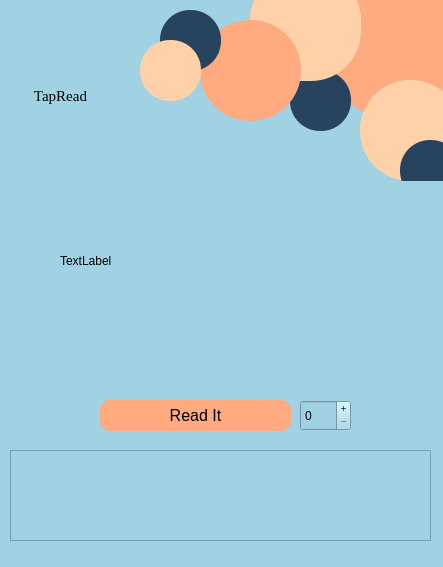
<?xml version="1.0" encoding="UTF-8"?>
<ui version="4.0">
 <class>MainWindow</class>
 <widget class="QMainWindow" name="MainWindow">
  <property name="geometry">
   <rect>
    <x>0</x>
    <y>0</y>
    <width>443</width>
    <height>567</height>
   </rect>
  </property>
  <property name="windowTitle">
   <string>MainWindow</string>
  </property>
  <property name="layoutDirection">
   <enum>Qt::LeftToRight</enum>
  </property>
  <property name="styleSheet">
   <string notr="true">background-color: rgb(160, 210, 227);
</string>
  </property>
  <widget class="QWidget" name="centralwidget">
   <widget class="QPushButton" name="pushButton_ReadIt">
    <property name="geometry">
     <rect>
      <x>100</x>
      <y>400</y>
      <width>191</width>
      <height>31</height>
     </rect>
    </property>
    <property name="font">
     <font>
      <pointsize>12</pointsize>
     </font>
    </property>
    <property name="styleSheet">
     <string notr="true">background-color: rgb(255, 170, 127);
border-radius: 10px;
border-width: 5px;</string>
    </property>
    <property name="text">
     <string>Read It</string>
    </property>
   </widget>
   <widget class="QLabel" name="label">
    <property name="geometry">
     <rect>
      <x>-10</x>
      <y>80</y>
      <width>141</width>
      <height>31</height>
     </rect>
    </property>
    <property name="font">
     <font>
      <family>Georgia</family>
      <pointsize>11</pointsize>
     </font>
    </property>
    <property name="text">
     <string>TapRead</string>
    </property>
    <property name="alignment">
     <set>Qt::AlignCenter</set>
    </property>
   </widget>
   <widget class="QFrame" name="frame_4">
    <property name="geometry">
     <rect>
      <x>320</x>
      <y>-40</y>
      <width>171</width>
      <height>161</height>
     </rect>
    </property>
    <property name="styleSheet">
     <string notr="true">QFrame{
	border-radius: 80px;
	background-color: rgb(255, 170, 127);
}</string>
    </property>
    <property name="frameShape">
     <enum>QFrame::StyledPanel</enum>
    </property>
    <property name="frameShadow">
     <enum>QFrame::Raised</enum>
    </property>
   </widget>
   <widget class="QLabel" name="label_3">
    <property name="geometry">
     <rect>
      <x>60</x>
      <y>140</y>
      <width>321</width>
      <height>241</height>
     </rect>
    </property>
    <property name="styleSheet">
     <string notr="true"/>
    </property>
    <property name="text">
     <string>TextLabel</string>
    </property>
    <property name="scaledContents">
     <bool>true</bool>
    </property>
   </widget>
   <widget class="QLabel" name="label_4">
    <property name="geometry">
     <rect>
      <x>20</x>
      <y>460</y>
      <width>401</width>
      <height>51</height>
     </rect>
    </property>
    <property name="styleSheet">
     <string notr="true">border-color: rgb(255, 170, 127);</string>
    </property>
    <property name="text">
     <string/>
    </property>
   </widget>
   <widget class="QFrame" name="frame">
    <property name="geometry">
     <rect>
      <x>290</x>
      <y>70</y>
      <width>61</width>
      <height>61</height>
     </rect>
    </property>
    <property name="styleSheet">
     <string notr="true">QFrame{
	border-radius: 30px;
	background-color: rgb(39, 67, 94);
}
</string>
    </property>
    <property name="frameShape">
     <enum>QFrame::StyledPanel</enum>
    </property>
    <property name="frameShadow">
     <enum>QFrame::Raised</enum>
    </property>
   </widget>
   <widget class="QFrame" name="circularBG2">
    <property name="geometry">
     <rect>
      <x>360</x>
      <y>80</y>
      <width>101</width>
      <height>101</height>
     </rect>
    </property>
    <property name="styleSheet">
     <string notr="true">QFrame{
	border-radius: 50px;
	background-color: rgb(255, 209, 169);
}</string>
    </property>
    <property name="frameShape">
     <enum>QFrame::StyledPanel</enum>
    </property>
    <property name="frameShadow">
     <enum>QFrame::Raised</enum>
    </property>
    <widget class="QFrame" name="frame_2">
     <property name="geometry">
      <rect>
       <x>40</x>
       <y>60</y>
       <width>61</width>
       <height>61</height>
      </rect>
     </property>
     <property name="styleSheet">
      <string notr="true">QFrame{
	border-radius: 30px;
	background-color: rgb(39, 67, 94);
}
</string>
     </property>
     <property name="frameShape">
      <enum>QFrame::StyledPanel</enum>
     </property>
     <property name="frameShadow">
      <enum>QFrame::Raised</enum>
     </property>
    </widget>
   </widget>
   <widget class="QFrame" name="frame_3">
    <property name="geometry">
     <rect>
      <x>250</x>
      <y>-30</y>
      <width>111</width>
      <height>111</height>
     </rect>
    </property>
    <property name="styleSheet">
     <string notr="true">QFrame{
	border-radius: 50px;
	background-color: rgb(255, 209, 169);
}</string>
    </property>
    <property name="frameShape">
     <enum>QFrame::StyledPanel</enum>
    </property>
    <property name="frameShadow">
     <enum>QFrame::Raised</enum>
    </property>
   </widget>
   <widget class="QFrame" name="circularBG2_2">
    <property name="geometry">
     <rect>
      <x>200</x>
      <y>20</y>
      <width>101</width>
      <height>101</height>
     </rect>
    </property>
    <property name="styleSheet">
     <string notr="true">QFrame{
	border-radius: 50px;
	background-color: rgb(255, 170, 127);
}</string>
    </property>
    <property name="frameShape">
     <enum>QFrame::StyledPanel</enum>
    </property>
    <property name="frameShadow">
     <enum>QFrame::Raised</enum>
    </property>
   </widget>
   <widget class="QFrame" name="frame_6">
    <property name="geometry">
     <rect>
      <x>160</x>
      <y>10</y>
      <width>61</width>
      <height>61</height>
     </rect>
    </property>
    <property name="styleSheet">
     <string notr="true">QFrame{
	border-radius: 30px;
	background-color: rgb(39, 67, 94);
}
</string>
    </property>
    <property name="frameShape">
     <enum>QFrame::StyledPanel</enum>
    </property>
    <property name="frameShadow">
     <enum>QFrame::Raised</enum>
    </property>
   </widget>
   <widget class="QLabel" name="label_2">
    <property name="geometry">
     <rect>
      <x>30</x>
      <y>30</y>
      <width>51</width>
      <height>61</height>
     </rect>
    </property>
    <property name="text">
     <string/>
    </property>
    <property name="pixmap">
     <pixmap>visual-impairment.png</pixmap>
    </property>
    <property name="scaledContents">
     <bool>true</bool>
    </property>
   </widget>
   <widget class="QFrame" name="frame_7">
    <property name="geometry">
     <rect>
      <x>140</x>
      <y>40</y>
      <width>61</width>
      <height>61</height>
     </rect>
    </property>
    <property name="styleSheet">
     <string notr="true">QFrame{
	border-radius: 30px;
	background-color: rgb(255, 209, 169);
}
</string>
    </property>
    <property name="frameShape">
     <enum>QFrame::StyledPanel</enum>
    </property>
    <property name="frameShadow">
     <enum>QFrame::Raised</enum>
    </property>
   </widget>
   <widget class="QTextEdit" name="textEdit">
    <property name="geometry">
     <rect>
      <x>10</x>
      <y>450</y>
      <width>421</width>
      <height>91</height>
     </rect>
    </property>
   </widget>
   <widget class="QSpinBox" name="spinBox">
    <property name="geometry">
     <rect>
      <x>300</x>
      <y>400</y>
      <width>51</width>
      <height>31</height>
     </rect>
    </property>
    <property name="toolTip">
     <string>&lt;html&gt;&lt;head/&gt;&lt;body&gt;&lt;p align=&quot;center&quot;&gt;&lt;br/&gt;&lt;/p&gt;&lt;/body&gt;&lt;/html&gt;</string>
    </property>
    <property name="wrapping">
     <bool>false</bool>
    </property>
    <property name="frame">
     <bool>true</bool>
    </property>
    <property name="buttonSymbols">
     <enum>QAbstractSpinBox::PlusMinus</enum>
    </property>
    <property name="showGroupSeparator" stdset="0">
     <bool>false</bool>
    </property>
   </widget>
  </widget>
  <widget class="QMenuBar" name="menubar">
   <property name="geometry">
    <rect>
     <x>0</x>
     <y>0</y>
     <width>443</width>
     <height>21</height>
    </rect>
   </property>
  </widget>
  <widget class="QStatusBar" name="statusbar"/>
 </widget>
 <resources/>
 <connections/>
</ui>
